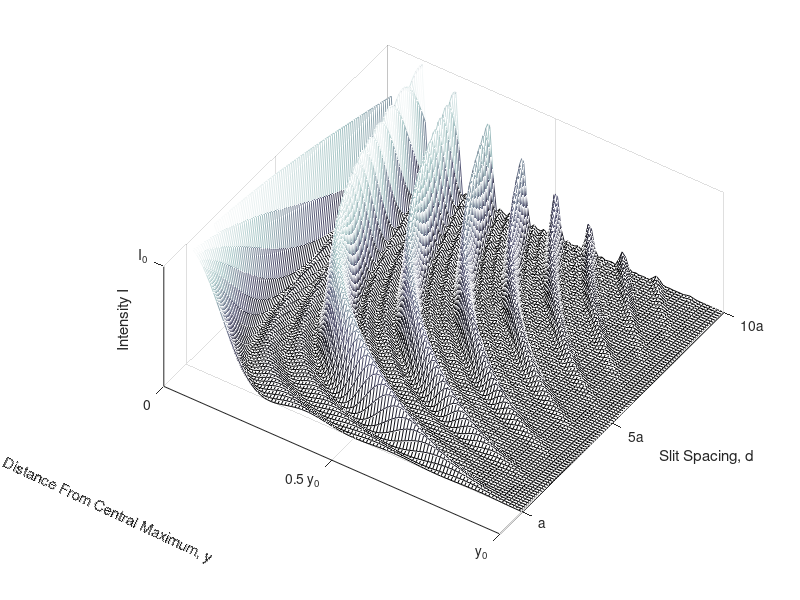

Write the MATLAB code that produced this figure. (Note: this script raises an error after producing the figure.)
clear all; close all; clc; 

I0 = 1 ; 
lambda = 1;
N = 4; %Numero de slits
y0 = 1;
n = 100;
a = 1; % Ancho de la abertura
y = linspace(0,y0,n) ;
d =  linspace(1,10,n).*a;


[D,Y] = meshgrid(d,y);
alpha = pi.*D.*Y./(a.*y0);
B = pi.*Y./y0;
I = I0./N^2.*(sin(B)./B).^2.*(sin(N.*alpha)./sin(alpha)).^2 ; 
mesh(D,Y,I)
colormap(bone)
% shading interp %Quitar lineas
xlabel('Slit Spacing, d')
ylabel('Distance From Central Maximum, y')
zlabel('Intensity I')
set(gca,'ydir','reverse')
xticks([1 5 10])
xticklabels({'a','5a','10a'})
yticks([0 .5 1])
yticklabels({'0','0.5 y_0','y_0'})
zticks([1])
zticklabels({'I_0'})
%Handel of the y label
yh = get(gca,'YLabel'); % Handle of the y label
set(yh, 'Units', 'Normalized')
pos = get(yh, 'Position');
set(yh,'Position',pos.*[.8,-.5,3],'Rotation',-25)
v = [-3 -2 8];
[caz,cel] = view(v)